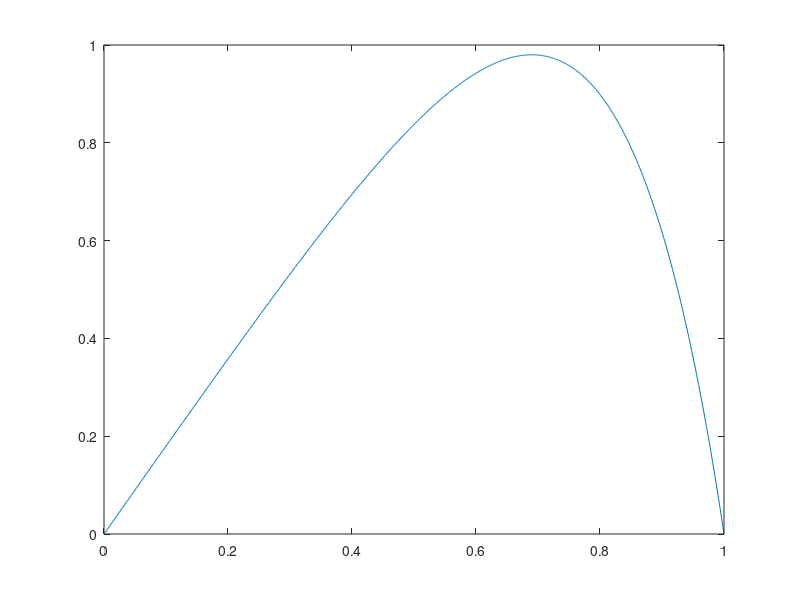

Write the MATLAB code that produced this figure.
%To Solve the differential equation -u'' + f(x,u) = 0

%Assigning maximun number of iterations
k_MAX=100;
%Assigning Tolerance Limit
TOL=10^-6;
%Taking arbitrary number of intervals N=6
N=1000;
% Let the length of one division be h
h=1/N;
% x is a vector with N+1 number of equidistant points from 0 to 1
x=linspace(0,1,N+1)';
x=x(2:N);
%Taking initial guess U0
U0=zeros(N-1,1);
k = 10^-4;

%Method 1 - Fixed Point Iteration
f=@(x,U0)(-(U0+k).^-7-x.*exp(4.*x));

%Computed Solution(U) is in the form AU=F
%Creating A matrix
principalDiag=[(2/(h^2))*(ones(N-1,1))];
lowerDiag=[(-1/(h^2))*(ones(N-1,1))];
upperDiag=[(-1/(h^2))*(ones(N-1,1))];
A=spdiags([lowerDiag principalDiag upperDiag],-1:1,N-1,N-1);

for iterations_performed = 1:k_MAX
     F=-f(x,U0);
     U1=A\F;
     if(max(abs(U1-U0))>TOL)
         U0=U1;
         flag_Method1=0;
     else
         flag_Method1=1;
         break;
     end
end
U1=[0; U1; 0];
x=linspace(0,1,N+1);
figure(12);
plot(x,U1);